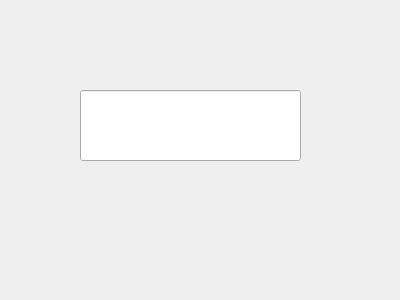
<?xml version="1.0" encoding="UTF-8"?>
<ui version="4.0">
 <class>DlgPrueba</class>
 <widget class="QDialog" name="DlgPrueba">
  <property name="geometry">
   <rect>
    <x>0</x>
    <y>0</y>
    <width>400</width>
    <height>300</height>
   </rect>
  </property>
  <property name="windowTitle">
   <string>Dialog</string>
  </property>
  <widget class="QLineEdit" name="lineEdit">
   <property name="geometry">
    <rect>
     <x>80</x>
     <y>90</y>
     <width>221</width>
     <height>71</height>
    </rect>
   </property>
  </widget>
 </widget>
 <resources/>
 <connections/>
</ui>
